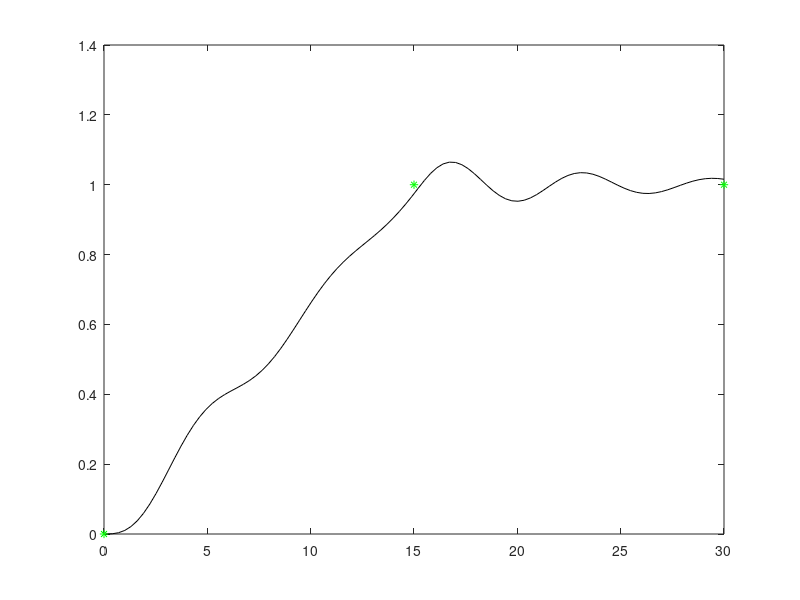

The MATLAB script that drew this image:
function Example5_12
Nt = 100; tzo = 15; z = 0.1; A = 0.85;
tau = linspace(0.1, 30, Nt);
yt = zeros(Nt,1);
for k = 1:Nt
yt(k) = inq(tau(k), z, tzo);
if tau(k)>tzo
yt(k) = yt(k)-inq(tau(k)-tzo, z, tzo);
end
end
plot(tau, yt, 'k-', [0, tzo, 30], [0, 1, 1], 'g*')
ri = interp1(yt, tau, A);
disp(['y(' num2str(ri,4) ') = ' num2str(A)])
function a = arg(t, tau, z)
a = t.*exp(-z*(tau-t)).*sin(sqrt(1-z^2)*(tau-t));
function in = inq(tau, z, tzo)
in = quadl(@arg, 0, tau, [], [], tau, z)/sqrt(1-z^2)/tzo;